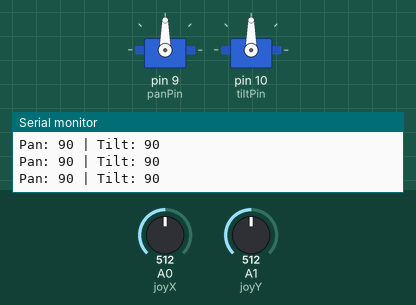
Simulated run of this sketch. Board: Arduino Uno, built with avr-gcc and run on an emulated ATmega328P. Parts: 2 × servo, the last lines printed to the serial monitor. The inputs (shaded band) are chosen by the test bench; at power-on: A0 (joyX) = 512, A1 (joyY) = 512.

Above: at 1.2 s.
1.3 s: A0 (joyX) set to 61
At 2.2 s:
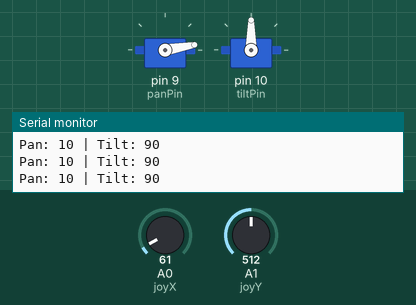
2.8 s: A0 (joyX) set to 54
At 3.2 s:
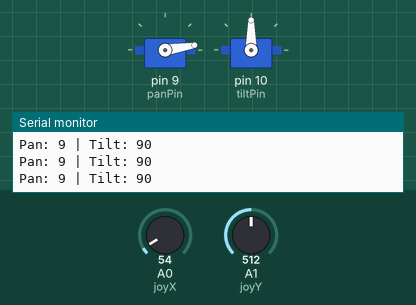
5.8 s: A1 (joyY) set to 558
At 6.9 s:
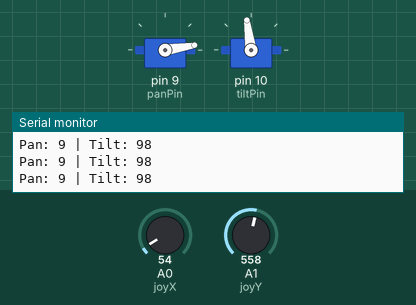
8.8 s: A1 (joyY) set to 587
At 9.8 s:
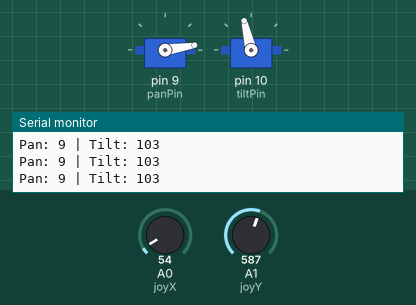
10.3 s: A1 (joyY) set to 0
At 11.5 s:
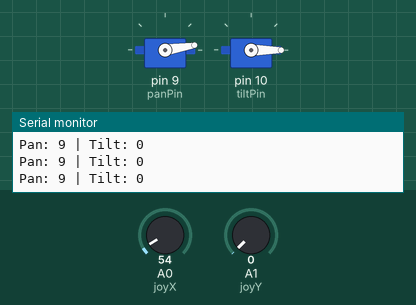
11.8 s: A0 (joyX) set to 716
At 12.6 s:
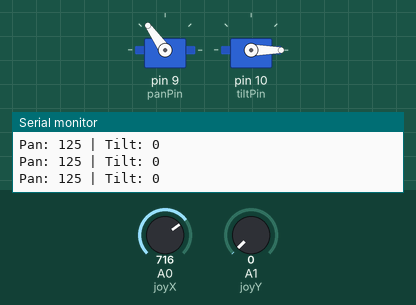
Timing chart, 0 to 14.3 s (numbered marks = the images above; inputs shaded):
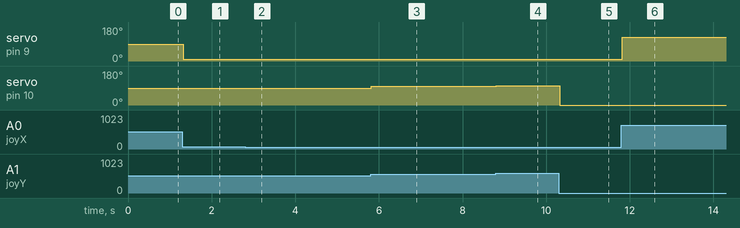

Measured:
- after the input at 1.3 s, servo on pin 9 (panPin): 90° → 10° at once
- after the input at 2.8 s, servo on pin 9 (panPin): 10° → 9° at once
- after the input at 5.8 s, servo on pin 10 (tiltPin): 90° → 98° at once
- after the input at 8.8 s, servo on pin 10 (tiltPin): 98° → 103° at once
- after the input at 10.3 s, servo on pin 10 (tiltPin): 103° → 0° at once
- after the input at 11.8 s, servo on pin 9 (panPin): 9° → 125° at once

The sketch:

Servo-Joystick-Control-XAxis.ino
```cpp
#include <Servo.h>

// Servo objects
Servo panServo;
Servo tiltServo;

// Joystick pins
const int joyX = A0;
const int joyY = A1;

// Servo pins
const int panPin = 9;
const int tiltPin = 10;

void setup() {
  panServo.attach(panPin);
  tiltServo.attach(tiltPin);

  // Start at middle position
  panServo.write(90);
  tiltServo.write(90);

  Serial.begin(9600);
}

void loop() {
  int xVal = analogRead(joyX); // 0-1023
  int yVal = analogRead(joyY); // 0-1023

  // Map joystick to servo angle (0-180)
  int panAngle = map(xVal, 0, 1023, 0, 180);
  int tiltAngle = map(yVal, 0, 1023, 0, 180);

  //------------------------------------------
  // OPTIONAL AXIS REVERSAL
  // Uncomment these if you want to flip direction:

  // panAngle = 180 - panAngle;   // reverse left/right
  // tiltAngle = 180 - tiltAngle; // reverse up/down
  //------------------------------------------

  // Write to servos
  panServo.write(panAngle);
  tiltServo.write(tiltAngle);

  // Debug (optional)
  Serial.print("Pan: ");
  Serial.print(panAngle);
  Serial.print(" | Tilt: ");
  Serial.println(tiltAngle);

  delay(10); // fast response
}
```
